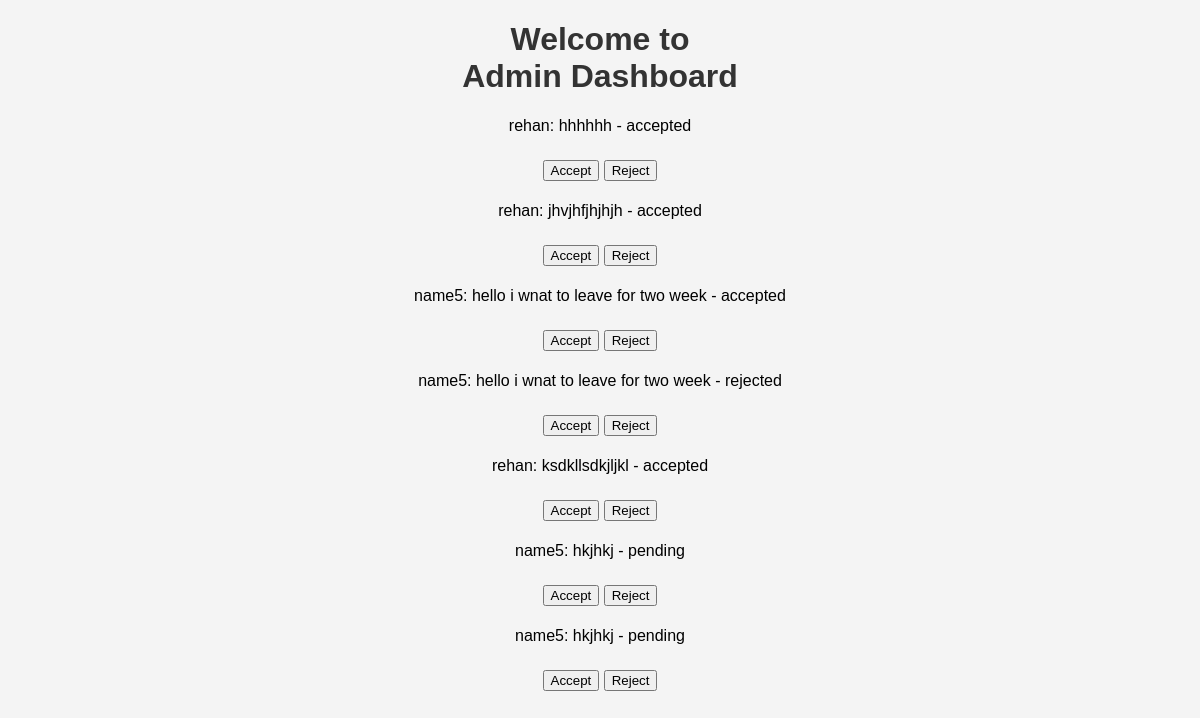
Page /admin_dashboard/ (signed in) on the committed database.
### emp_app/models.py (models this page shows)
class LeaveApplication(models.Model):
    employee = models.ForeignKey(User, on_delete=models.CASCADE)
    reason = models.TextField()
    status_choices = (
        ('pending', 'Pending'),
        ('accepted', 'Accepted'),
        ('rejected', 'Rejected'),
    )
    status = models.CharField(max_length=10, choices=status_choices, default='pending')
    date_created = models.DateTimeField(auto_now_add=True)

### emp_app/views.py (the view)
# urls.py: path('admin_dashboard/', views.admin_dashboard, name='admin_dashboard'),
@login_required
def admin_dashboard(request):
    leave_applications = LeaveApplication.objects.all()
    return render(request, 'html/admin_dashboard.html', {'leave_applications': leave_applications})

### emp_app/templates/html/admin_dashboard.html (shortened to what this page needs)
<!DOCTYPE html>
<html lang="en">
  <head>
  </head>
  <body>
    <h1>Welcome to <br>Admin Dashboard</h1>
    {% for leave_application in leave_applications %}
        <p>{{ leave_application.employee.username }}: {{ leave_application.reason }} - {{ leave_application.status }}
            <form method="post" action="{% url 'leave_action' leave_id=leave_application.id %}">
                <button type="submit" name="action" value="accept">Accept</button>
                <button type="submit" name="action" value="reject">Reject</button>
            </form>
        </p>
    {% endfor %}
  </body>
</html>

### emp_app/templates/html/admin_dashboard.html (style rules this page uses)
body { font-family: Arial, sans-serif; background-color: #f4f4f4; margin: 0; padding: 0; }
h1 { color: #333; text-align: center; }
p { text-align: center; }
button { margin: 5px auto; }
form { margin-top: 20px; text-align: center; }

### rows in the picture
LeaveApplication: employee.username "rehan", reason "hhhhhh", status "accepted"
LeaveApplication: employee.username "rehan", reason "jhvjhfjhjhjh", status "accepted"
LeaveApplication: employee.username "name5", reason "hello i wnat to leave for two week", status "accepted"
LeaveApplication: employee.username "name5", reason "hello i wnat to leave for two week", status "rejected"
LeaveApplication: employee.username "rehan", reason "ksdkllsdkjljkl", status "accepted"
LeaveApplication: employee.username "name5", reason "hkjhkj", status "pending"
LeaveApplication: employee.username "name5", reason "hkjhkj", status "pending"
